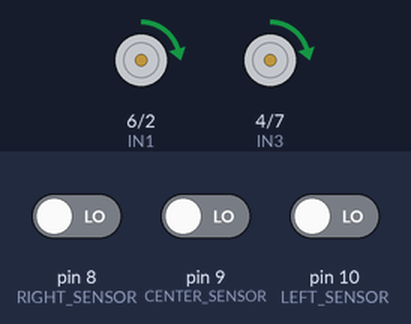
Bench run of a sketch on a simulated Arduino Uno, built with avr-gcc and run on an emulated ATmega328P. Parts: motor-driver pin pairs drawn as motors (green arrow = first pin HIGH = forward, orange = second pin HIGH = backward, longer = more drive, scaled by the enable pin). The test bench sets the inputs (shaded band); at power-on: pin 9 (CENTER_SENSOR) LOW, pin 8 (RIGHT_SENSOR) LOW, pin 10 (LEFT_SENSOR) LOW.

Above: at 1.2 s.
1.3 s: pin 9 (CENTER_SENSOR) driven HIGH
At 2.1 s:
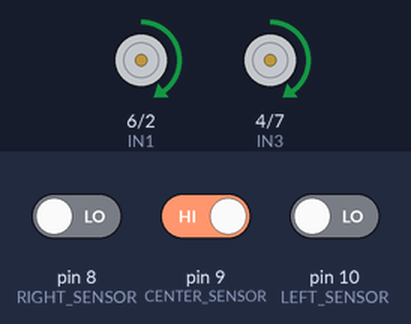
3.1 s: pin 8 (RIGHT_SENSOR) driven HIGH
6.1 s: pin 9 (CENTER_SENSOR) driven LOW
8.2 s: pin 10 (LEFT_SENSOR) driven HIGH
At 9.1 s:
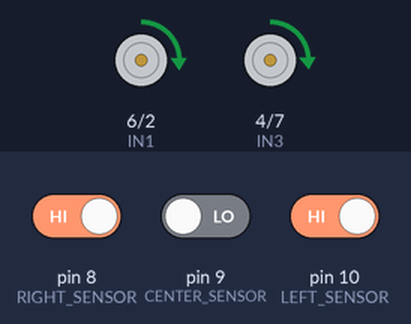
10.0 s: pin 8 (RIGHT_SENSOR) driven LOW
At 11.5 s:
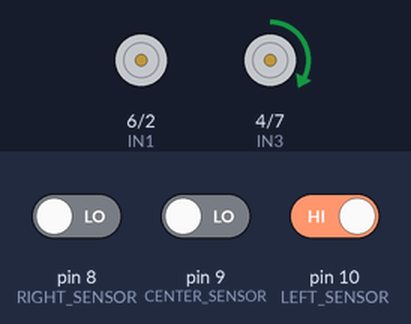
11.8 s: pin 10 (LEFT_SENSOR) driven LOW
At 12.12 s:
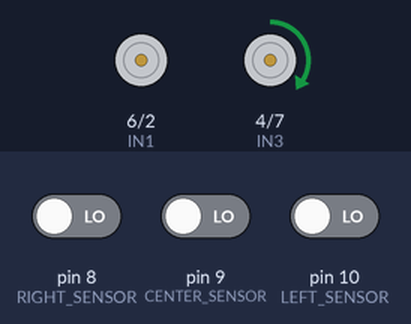
Timing chart, 0 to 15.8 s (numbered marks = the images above; inputs shaded):
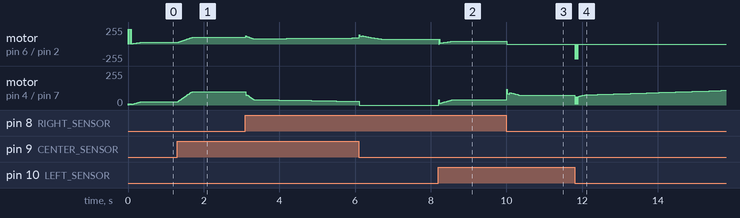

Measured:
- after the input at 1.3 s, motor on pin 6 (IN1) / pin 2 (IN2), motor on pin 4 (IN3) / pin 7 (IN4): moves from forward 25/255 to forward 100/255 over 0.37 s, starting at once
- after the input at 8.2 s, motor on pin 6 (IN1) / pin 2 (IN2): ramps from stopped to forward 72/255 and jumps back, once every 0.03 s
- after the input at 10.0 s, motor on pin 6 (IN1) / pin 2 (IN2): forward 40/255 → stopped at once
- after the input at 11.8 s, motor on pin 6 (IN1) / pin 2 (IN2): alternates backward 220/255 for 0.02 s and stopped for 0.02 s, 6 changes in all, then stays stopped, starting at once
- by itself, motor on pin 6 (IN1) / pin 2 (IN2): ramps from forward 3/255 to forward 220/255 and jumps back, once every 0.03 s

The sketch:

PID_Line_Follower.ino
```cpp
#define LEFT_SENSOR     10
#define CENTER_SENSOR   9
#define RIGHT_SENSOR    8
#define ENA 3   // Left motor PWM
#define IN1 6
#define IN2 2
#define ENB 5   // Right motor PWM
#define IN3 4
#define IN4 7

// PID values
float Kp = 18.0;
float Ki = 0.07;
float Kd = 9.0;

// Increased PID for curves/arcs
float curveKP = 24.0;
float curveKD = 15.0;

// PID for deep spiral/tight curves
float spiralKP = 30.0;
float spiralKD = 20.0;

// Dynamics
float error = 0;
float lastError = 0;
float integral = 0;
float derivative = 0;
float correction = 0;

// Speed settings
int targetBaseSpeed = 100;
int maxSpeed = 220;
float currentBaseSpeed = 0;
float rampStep = 3; // Default ramp step speed

int curveSpeed = 22;     // Slower for curves
int spiralSpeed = 12;    // Very slow for spirals

bool finishLineDetected = false;
int finishLineCount = 0;

// Junction & lost line handling
unsigned long tJunctionTime = 0;
const unsigned long tJunctionDelay = 100;
bool tJunctionLock = false;
unsigned long lostLineTime = 0;
const unsigned long lostLineWiggle = 90;  // Extended for spirals
bool wiggleActive = false;

void setup() {
  pinMode(LEFT_SENSOR, INPUT);
  pinMode(CENTER_SENSOR, INPUT);
  pinMode(RIGHT_SENSOR, INPUT);
  pinMode(ENA, OUTPUT);
  pinMode(ENB, OUTPUT);
  pinMode(IN1, OUTPUT);
  pinMode(IN2, OUTPUT);
  pinMode(IN3, OUTPUT);
  pinMode(IN4, OUTPUT);
  digitalWrite(IN1, HIGH);
  digitalWrite(IN2, LOW);
  digitalWrite(IN3, HIGH);
  digitalWrite(IN4, LOW);
}

void loop() {
  // Gradual speed ramp-up/down
  if (currentBaseSpeed < targetBaseSpeed) {
    currentBaseSpeed += rampStep;
    if (currentBaseSpeed > targetBaseSpeed) currentBaseSpeed = targetBaseSpeed;
  } else if (currentBaseSpeed > targetBaseSpeed) {
    currentBaseSpeed -= rampStep;
    if (currentBaseSpeed < targetBaseSpeed) currentBaseSpeed = targetBaseSpeed;
  }

  // Sensor reading with noise filter
  int leftRaw = 0, centerRaw = 0, rightRaw = 0;
  for (int i = 0; i < 5; i++) {
    leftRaw   += digitalRead(LEFT_SENSOR);
    centerRaw += digitalRead(CENTER_SENSOR);
    rightRaw  += digitalRead(RIGHT_SENSOR);
    delay(1);
  }
  int left = (leftRaw >= 3) ? 1 : 0;
  int center = (centerRaw >= 3) ? 1 : 0;
  int right = (rightRaw >= 3) ? 1 : 0;

  // Finish line detection
  if (left == 1 && center == 1 && right == 1 && !finishLineDetected) {
    finishLineCount++;
    if (finishLineCount > 5) {
      finishLineDetected = true;
      analogWrite(ENA, 0);
      analogWrite(ENB, 0);
      return;
    }
  } else {
    finishLineCount = 0;
  }

  // Path Handling
  bool isCurve = false;
  bool isSpiral = false;
  static int curveCount = 0;
  static int curveDir = 0;

  // T-junction/Cross
  if ((left == 1 && center == 1 && right == 1)) {
    error = 0;
    targetBaseSpeed = 35;
    isCurve = false;
    tJunctionLock = true;
    tJunctionTime = millis();
  }
  else if (tJunctionLock && (millis() - tJunctionTime) < tJunctionDelay) {
    error = 0;
    targetBaseSpeed = 35;
    isCurve = false;
  } else {
    tJunctionLock = false;
    // Lost line recovery
    if (left == 0 && center == 0 && right == 0) {
      error = lastError;
      targetBaseSpeed = 25;
      isCurve = true;
      if (!wiggleActive) {
        lostLineTime = millis();
        wiggleActive = true;
      }
      // Wiggle based on lastError
      if ((millis() - lostLineTime) < lostLineWiggle) {
        if (lastError <= 0) {
          analogWrite(ENA, maxSpeed);
          analogWrite(ENB, 10);
        } else {
          analogWrite(ENA, 10);
          analogWrite(ENB, maxSpeed);
        }
        delay(18);
      }
    } else {
      wiggleActive = false;
      // Standard line following with arc/spiral detection
      if (left == 1 && center == 0 && right == 0) {    // Hard left
        error = -2;
        targetBaseSpeed = 28;
        isCurve = true;
        curveCount++;
        curveDir = -1;
      } else if (left == 0 && center == 0 && right == 1) { // Hard right
        error = 2;
        targetBaseSpeed = 28;
        isCurve = true;
        curveCount++;
        curveDir = 1;
      } else if ((left == 1 && center == 1 && right == 0) || (left == 0 && center == 1 && right == 1)) {
        // gentle local curve left/right
        error = (left == 1) ? -1 : 1;
        targetBaseSpeed = 60;
        isCurve = false;
        curveCount = 0;
        curveDir = 0;
      } else if (left == 0 && center == 1 && right == 0) {
        // Perfect alignment
        error = 0;
        targetBaseSpeed = 100;
        isCurve = false;
        curveCount = 0;
        curveDir = 0;
      } else if (left == 1 && center == 0 && right == 1) {
        // Fork, ambiguous
        error = 0;
        targetBaseSpeed = 40;
        isCurve = true;
        curveCount = 0;
        curveDir = 0;
      } else {
        error = 0;
        targetBaseSpeed = 100;
        isCurve = false;
        curveCount = 0;
        curveDir = 0;
      }

      // Curve/spiral logic
      if (curveCount >= 3) targetBaseSpeed = curveSpeed;
      if (curveCount >= 6) {
        targetBaseSpeed = spiralSpeed; // deep spiral, very slow
        isSpiral = true;
      }
    }
  }

  // Smooth ramp in curves
  rampStep = (isCurve || isSpiral) ? 1.2 : 3.0;

  // PID selection
  float pidKp = isSpiral ? spiralKP : (isCurve ? curveKP : Kp);
  float pidKd = isSpiral ? spiralKD : (isCurve ? curveKD : Kd);

  // Dampen integral accumulation for spirals
  if (isSpiral && abs(error) > 0) integral *= 0.85;

  integral += error;
  derivative = error - lastError;
  correction = pidKp * error + Ki * integral + pidKd * derivative;
  correction = constrain(correction, -85, 85);

  int leftMotorSpeed = currentBaseSpeed + correction;
  int rightMotorSpeed = currentBaseSpeed - correction;
  leftMotorSpeed = constrain(leftMotorSpeed, 0, maxSpeed);
  rightMotorSpeed = constrain(rightMotorSpeed, 0, maxSpeed);

  // === MOTOR DIRECTION CONTROL ===
  int leftMotorDir = 1;   // 1 = forward, 0 = backward
  int rightMotorDir = 1;

  // For hard left (error == -2): left motor backward, right motor forward
  // For hard right (error == 2): right motor backward, left motor forward
  if (error == -2) {           // Hard left
    leftMotorDir = 0;
    rightMotorDir = 1;
  } else if (error == 2) {     // Hard right
    leftMotorDir = 1;
    rightMotorDir = 0;
  }

  // Set PWM speeds
  analogWrite(ENA, leftMotorSpeed);
  analogWrite(ENB, rightMotorSpeed);

  // Set motor directions
  if (leftMotorDir == 1) {          // Left motor forward
    digitalWrite(IN1, HIGH);
    digitalWrite(IN2, LOW);
  } else {                          // Left motor backward
    digitalWrite(IN1, LOW);
    digitalWrite(IN2, HIGH);
  }

  if (rightMotorDir == 1) {         // Right motor forward
    digitalWrite(IN3, HIGH);
    digitalWrite(IN4, LOW);
  } else {                          // Right motor backward
    digitalWrite(IN3, LOW);
    digitalWrite(IN4, HIGH);
  }
  // ===============================

  lastError = error;
  delay(10);
}
```
